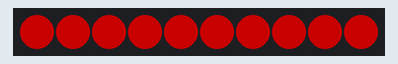
A sketch run on a simulated Arduino Uno, built with avr-gcc and run on an emulated ATmega328P. Shown: 10 RGB LEDs in strip order, left to right. Dim RGB values are drawn brighter than linear.

Above: at 0.15 s.
At 9.28 s:
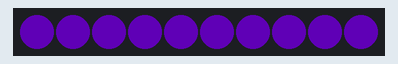
At 19.25 s:
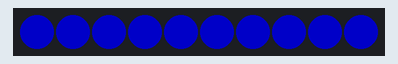
At 39.6 s:
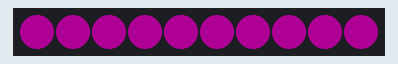

The sketch:

colorblend.ino
```cpp
#include <FastLED.h>

#define NUM_LEDS 10
#define DATA_PIN 8
#define MAX_VOLTS 5
#define MAX_AMPS 500
#define BRIGHTNESS 100

CRGB leds[NUM_LEDS];

void setup() {
  FastLED.addLeds<WS2812B, DATA_PIN, GRB>(leds, NUM_LEDS);
  FastLED.setMaxPowerInVoltsAndMilliamps(MAX_VOLTS, MAX_AMPS);
  FastLED.setBrightness(BRIGHTNESS);
}

void loop() {
  CRGB colorA = CRGB::Red;
  CRGB colorB = CRGB::Blue;

  // We will blend from A to B in 256 tiny steps
  for(int i = 0; i < 256; i++) {
    // blend(color1, color2, amount_of_color2)
    CRGB mixedColor = blend(colorA, colorB, i);

    fill_solid(leds, NUM_LEDS, mixedColor);
    FastLED.show();
    delay(10);
  }

  // Then blend back!
  for(int i = 255; i >= 0; i--) {
    CRGB mixedColor = blend(colorA, colorB, i);
    fill_solid(leds, NUM_LEDS, mixedColor);
    FastLED.show();
    delay(10);
  }
}
```
